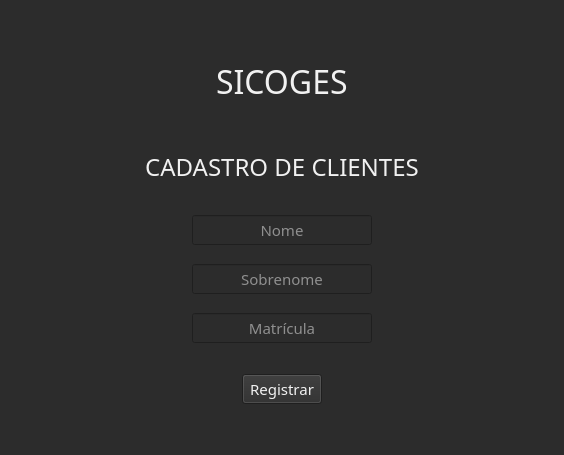
<?xml version="1.0" encoding="UTF-8"?>
<ui version="4.0">
 <class>Widget</class>
 <widget class="QWidget" name="Widget">
  <property name="geometry">
   <rect>
    <x>0</x>
    <y>0</y>
    <width>564</width>
    <height>455</height>
   </rect>
  </property>
  <property name="sizePolicy">
   <sizepolicy hsizetype="Fixed" vsizetype="Fixed">
    <horstretch>0</horstretch>
    <verstretch>0</verstretch>
   </sizepolicy>
  </property>
  <property name="minimumSize">
   <size>
    <width>564</width>
    <height>455</height>
   </size>
  </property>
  <property name="maximumSize">
   <size>
    <width>564</width>
    <height>455</height>
   </size>
  </property>
  <property name="font">
   <font>
    <family>Versa Versa</family>
    <pointsize>11</pointsize>
   </font>
  </property>
  <property name="windowTitle">
   <string>Cadastro de clientes</string>
  </property>
  <property name="styleSheet">
   <string notr="true">background-color:rgb(44, 44, 44);
color:rgb(241, 241, 241);</string>
  </property>
  <layout class="QVBoxLayout" name="vertical_layout_customer_cadastre">
   <item>
    <spacer name="verticalSpacer_1">
     <property name="orientation">
      <enum>Qt::Vertical</enum>
     </property>
     <property name="sizeType">
      <enum>QSizePolicy::Fixed</enum>
     </property>
     <property name="sizeHint" stdset="0">
      <size>
       <width>70</width>
       <height>60</height>
      </size>
     </property>
    </spacer>
   </item>
   <item>
    <layout class="QHBoxLayout" name="horizontal_layout_sicoges">
     <property name="topMargin">
      <number>0</number>
     </property>
     <item>
      <spacer name="horizontal_spacer_sicoges_1">
       <property name="orientation">
        <enum>Qt::Horizontal</enum>
       </property>
       <property name="sizeHint" stdset="0">
        <size>
         <width>40</width>
         <height>20</height>
        </size>
       </property>
      </spacer>
     </item>
     <item>
      <widget class="QLabel" name="label_sicoges">
       <property name="font">
        <font>
         <family>Versa</family>
         <pointsize>24</pointsize>
        </font>
       </property>
       <property name="text">
        <string>SICOGES</string>
       </property>
      </widget>
     </item>
     <item>
      <spacer name="horizontal_spacer_sicoges_2">
       <property name="orientation">
        <enum>Qt::Horizontal</enum>
       </property>
       <property name="sizeHint" stdset="0">
        <size>
         <width>40</width>
         <height>20</height>
        </size>
       </property>
      </spacer>
     </item>
    </layout>
   </item>
   <item>
    <spacer name="verticalSpacer_2">
     <property name="orientation">
      <enum>Qt::Vertical</enum>
     </property>
     <property name="sizeType">
      <enum>QSizePolicy::Fixed</enum>
     </property>
     <property name="sizeHint" stdset="0">
      <size>
       <width>30</width>
       <height>40</height>
      </size>
     </property>
    </spacer>
   </item>
   <item>
    <layout class="QHBoxLayout" name="horizontal_llayout_customer_cadastre">
     <item>
      <spacer name="horizontal_spacer_customer_cadastre_1">
       <property name="orientation">
        <enum>Qt::Horizontal</enum>
       </property>
       <property name="sizeHint" stdset="0">
        <size>
         <width>40</width>
         <height>20</height>
        </size>
       </property>
      </spacer>
     </item>
     <item>
      <widget class="QLabel" name="label_customer_cadastre">
       <property name="sizePolicy">
        <sizepolicy hsizetype="Expanding" vsizetype="Preferred">
         <horstretch>0</horstretch>
         <verstretch>0</verstretch>
        </sizepolicy>
       </property>
       <property name="font">
        <font>
         <family>Versa</family>
         <pointsize>18</pointsize>
        </font>
       </property>
       <property name="text">
        <string>CADASTRO DE CLIENTES</string>
       </property>
       <property name="alignment">
        <set>Qt::AlignCenter</set>
       </property>
      </widget>
     </item>
     <item>
      <spacer name="horizontal_spacer_customer_cadastre_2">
       <property name="orientation">
        <enum>Qt::Horizontal</enum>
       </property>
       <property name="sizeHint" stdset="0">
        <size>
         <width>40</width>
         <height>20</height>
        </size>
       </property>
      </spacer>
     </item>
    </layout>
   </item>
   <item>
    <spacer name="verticalSpacer_3">
     <property name="orientation">
      <enum>Qt::Vertical</enum>
     </property>
     <property name="sizeType">
      <enum>QSizePolicy::Fixed</enum>
     </property>
     <property name="sizeHint" stdset="0">
      <size>
       <width>13</width>
       <height>25</height>
      </size>
     </property>
    </spacer>
   </item>
   <item>
    <layout class="QHBoxLayout" name="horizontal_layout_nome_cliente">
     <item>
      <spacer name="horizontal_spacer_nome_cliente_1">
       <property name="orientation">
        <enum>Qt::Horizontal</enum>
       </property>
       <property name="sizeHint" stdset="0">
        <size>
         <width>40</width>
         <height>20</height>
        </size>
       </property>
      </spacer>
     </item>
     <item>
      <widget class="QLineEdit" name="line_edit_nome_cliente">
       <property name="font">
        <font>
         <family>Versa Versa</family>
         <pointsize>11</pointsize>
        </font>
       </property>
       <property name="inputMethodHints">
        <set>Qt::ImhNoEditMenu</set>
       </property>
       <property name="inputMask">
        <string/>
       </property>
       <property name="text">
        <string/>
       </property>
       <property name="frame">
        <bool>true</bool>
       </property>
       <property name="alignment">
        <set>Qt::AlignCenter</set>
       </property>
       <property name="dragEnabled">
        <bool>false</bool>
       </property>
       <property name="readOnly">
        <bool>false</bool>
       </property>
       <property name="placeholderText">
        <string>Nome</string>
       </property>
       <property name="clearButtonEnabled">
        <bool>false</bool>
       </property>
      </widget>
     </item>
     <item>
      <spacer name="horizontal_spacer_nome_cliente_2">
       <property name="orientation">
        <enum>Qt::Horizontal</enum>
       </property>
       <property name="sizeHint" stdset="0">
        <size>
         <width>40</width>
         <height>20</height>
        </size>
       </property>
      </spacer>
     </item>
    </layout>
   </item>
   <item>
    <spacer name="verticalSpacer_4">
     <property name="orientation">
      <enum>Qt::Vertical</enum>
     </property>
     <property name="sizeType">
      <enum>QSizePolicy::Fixed</enum>
     </property>
     <property name="sizeHint" stdset="0">
      <size>
       <width>20</width>
       <height>13</height>
      </size>
     </property>
    </spacer>
   </item>
   <item>
    <layout class="QHBoxLayout" name="horizontal_layout_sobrenome_cliente">
     <item>
      <spacer name="horizontal_spacer_sobrenome_cliente_1">
       <property name="orientation">
        <enum>Qt::Horizontal</enum>
       </property>
       <property name="sizeHint" stdset="0">
        <size>
         <width>40</width>
         <height>20</height>
        </size>
       </property>
      </spacer>
     </item>
     <item>
      <widget class="QLineEdit" name="line_edit_sobrenome_cliente">
       <property name="font">
        <font>
         <family>Versa Versa</family>
         <pointsize>11</pointsize>
        </font>
       </property>
       <property name="text">
        <string/>
       </property>
       <property name="echoMode">
        <enum>QLineEdit::Normal</enum>
       </property>
       <property name="alignment">
        <set>Qt::AlignCenter</set>
       </property>
       <property name="placeholderText">
        <string>Sobrenome</string>
       </property>
      </widget>
     </item>
     <item>
      <spacer name="horizontal_spacer_sobrenome_cliente_2">
       <property name="orientation">
        <enum>Qt::Horizontal</enum>
       </property>
       <property name="sizeHint" stdset="0">
        <size>
         <width>40</width>
         <height>20</height>
        </size>
       </property>
      </spacer>
     </item>
    </layout>
   </item>
   <item>
    <spacer name="verticalSpacer_5">
     <property name="orientation">
      <enum>Qt::Vertical</enum>
     </property>
     <property name="sizeType">
      <enum>QSizePolicy::Fixed</enum>
     </property>
     <property name="sizeHint" stdset="0">
      <size>
       <width>13</width>
       <height>13</height>
      </size>
     </property>
    </spacer>
   </item>
   <item>
    <layout class="QHBoxLayout" name="horizontal_layout_matricula">
     <item>
      <spacer name="horizontal_spacer_matricula_1">
       <property name="orientation">
        <enum>Qt::Horizontal</enum>
       </property>
       <property name="sizeHint" stdset="0">
        <size>
         <width>40</width>
         <height>20</height>
        </size>
       </property>
      </spacer>
     </item>
     <item>
      <widget class="QLineEdit" name="line_edit_matricula">
       <property name="font">
        <font>
         <family>Versa Versa</family>
         <pointsize>11</pointsize>
        </font>
       </property>
       <property name="inputMethodHints">
        <set>Qt::ImhNone</set>
       </property>
       <property name="text">
        <string/>
       </property>
       <property name="alignment">
        <set>Qt::AlignCenter</set>
       </property>
       <property name="placeholderText">
        <string>Matrícula</string>
       </property>
      </widget>
     </item>
     <item>
      <spacer name="horizontal_spacer_matricula_2">
       <property name="orientation">
        <enum>Qt::Horizontal</enum>
       </property>
       <property name="sizeHint" stdset="0">
        <size>
         <width>40</width>
         <height>20</height>
        </size>
       </property>
      </spacer>
     </item>
    </layout>
   </item>
   <item>
    <spacer name="verticalSpacer_6">
     <property name="orientation">
      <enum>Qt::Vertical</enum>
     </property>
     <property name="sizeType">
      <enum>QSizePolicy::Fixed</enum>
     </property>
     <property name="sizeHint" stdset="0">
      <size>
       <width>20</width>
       <height>25</height>
      </size>
     </property>
    </spacer>
   </item>
   <item>
    <layout class="QHBoxLayout" name="horizontal_layout_register">
     <item>
      <spacer name="horizontal_spacer_register_1">
       <property name="orientation">
        <enum>Qt::Horizontal</enum>
       </property>
       <property name="sizeHint" stdset="0">
        <size>
         <width>40</width>
         <height>20</height>
        </size>
       </property>
      </spacer>
     </item>
     <item>
      <widget class="QPushButton" name="push_button_register">
       <property name="sizePolicy">
        <sizepolicy hsizetype="Fixed" vsizetype="Fixed">
         <horstretch>0</horstretch>
         <verstretch>0</verstretch>
        </sizepolicy>
       </property>
       <property name="font">
        <font>
         <family>Versa Versa</family>
         <pointsize>11</pointsize>
        </font>
       </property>
       <property name="text">
        <string>Registrar</string>
       </property>
      </widget>
     </item>
     <item>
      <spacer name="horizontal_spacer_register_2">
       <property name="orientation">
        <enum>Qt::Horizontal</enum>
       </property>
       <property name="sizeHint" stdset="0">
        <size>
         <width>40</width>
         <height>20</height>
        </size>
       </property>
      </spacer>
     </item>
    </layout>
   </item>
   <item>
    <spacer name="verticalSpacer_7">
     <property name="orientation">
      <enum>Qt::Vertical</enum>
     </property>
     <property name="sizeType">
      <enum>QSizePolicy::MinimumExpanding</enum>
     </property>
     <property name="sizeHint" stdset="0">
      <size>
       <width>20</width>
       <height>40</height>
      </size>
     </property>
    </spacer>
   </item>
  </layout>
 </widget>
 <resources/>
 <connections/>
</ui>
